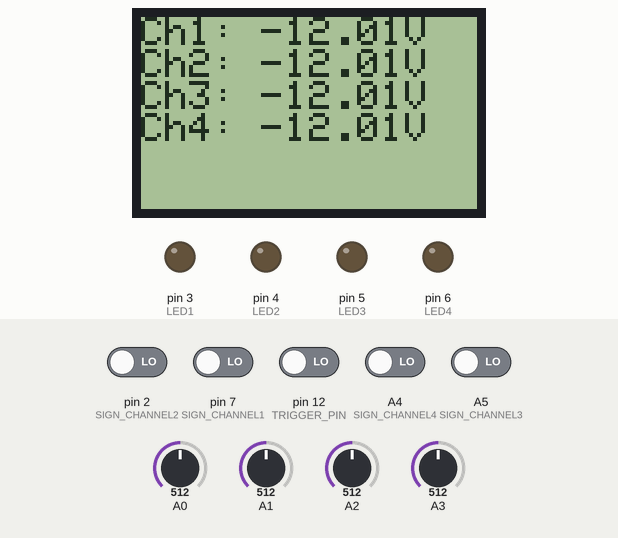
Recording of a sketch running on a simulated Arduino Uno, built with avr-gcc and run on an emulated ATmega328P. Parts: 84×48 one-colour display, output pins drawn as LEDs (lit = HIGH). The test bench sets the inputs (shaded band); at power-on: A4 (SIGN_CHANNEL4), A5 (SIGN_CHANNEL3), pin 2 (SIGN_CHANNEL2), pin 7 (SIGN_CHANNEL1), pin 12 (TRIGGER_PIN) LOW, A0 = 512, A1 = 512, A2 = 512, A3 = 512.

Above: at 1.2 s.
1.3 s: A0 set to 844
At 2.6 s:
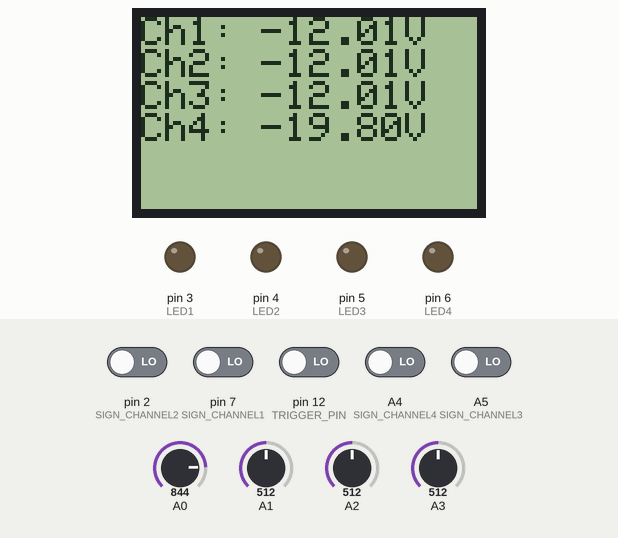
2.9 s: A0 set to 861
At 3.9 s:
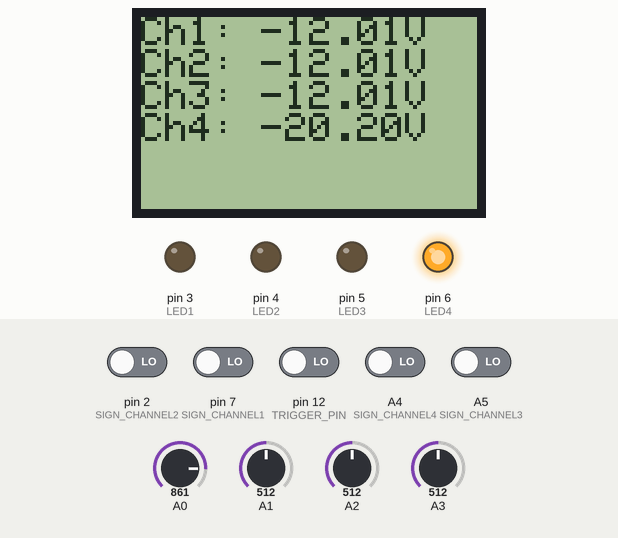
4.4 s: A1 set to 837
At 5.5 s:
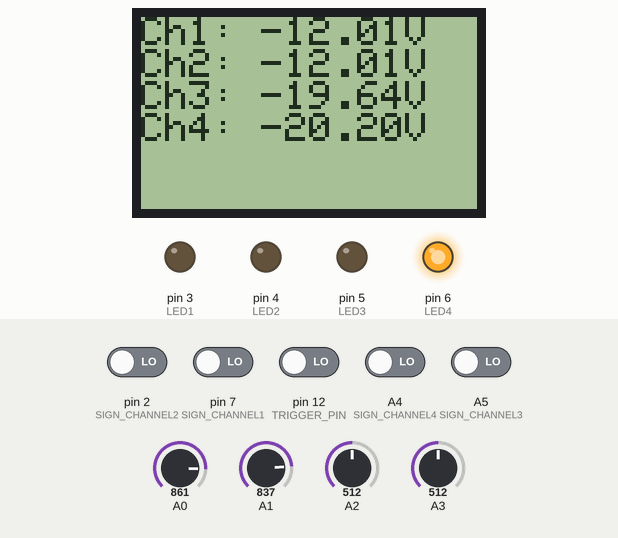
5.9 s: A1 set to 867
At 7.1 s:
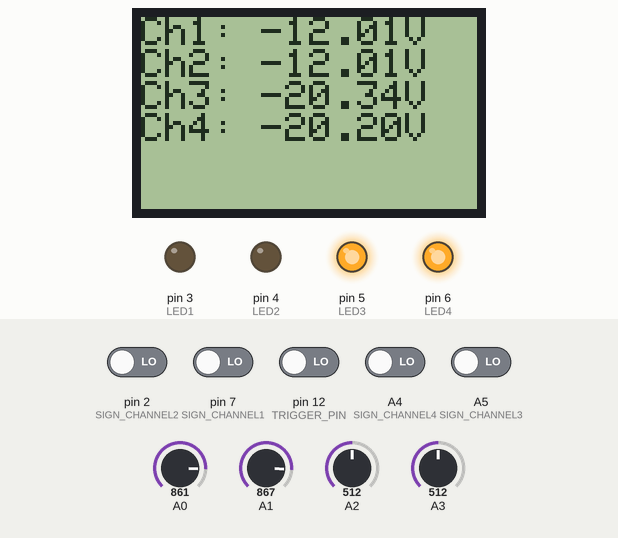
7.4 s: A2 set to 838
At 8.3 s:
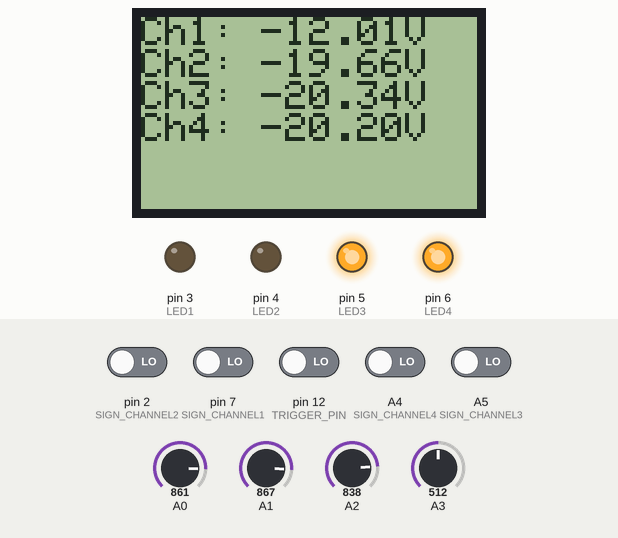
8.9 s: A2 set to 869
At 9.7 s:
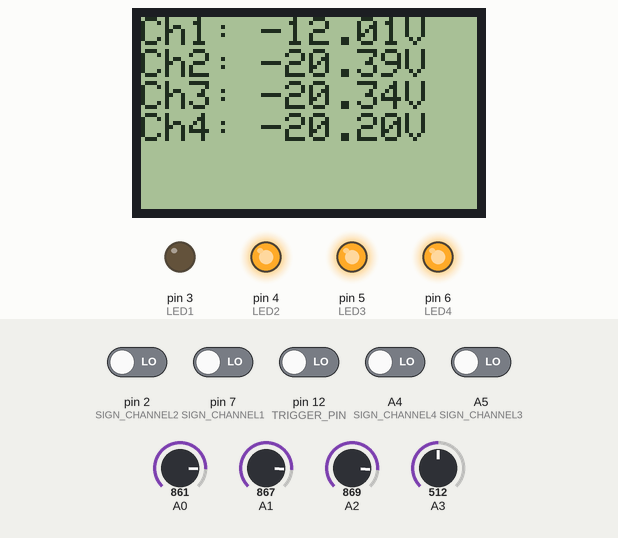
Timing chart, 0 to 11.4 s (numbered marks = the images above; inputs shaded):
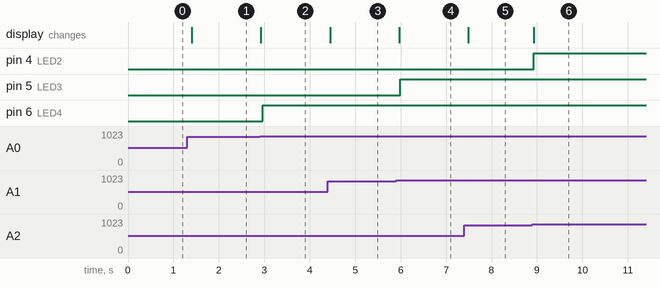

The sketch:

VoltimetroArduino.ino
```cpp
// (licence header left out)
#include <Adafruit_PCD8544.h>

#include <SPI.h>

// Conexiones del PCD8544
#define SCLK 13
#define DIN 11
#define DC 10
#define CS 9
#define RST 8

// Pines de verificación de signo
#define SIGN_CHANNEL1 7
#define SIGN_CHANNEL2 2
#define SIGN_CHANNEL3 A5
#define SIGN_CHANNEL4 A4

// Pines para LEDs de alarma y entradas analógicas
#define LED1 3
#define LED2 4
#define LED3 5
#define LED4 6
#define CHANNEL1 A3
#define CHANNEL2 A2
#define CHANNEL3 A1
#define CHANNEL4 A0

#define TRIGGER_PIN 12 // Pin de entrada a verificar (en este caso, pin 12)

Adafruit_PCD8544 display = Adafruit_PCD8544(SCLK, DIN, DC, CS, RST);

/**
 * @brief Configuración inicial del programa.
 *
 * En esta función, se inicia la comunicación serial, se configuran
 * los pines y se inicializa la pantalla PCB
 */
void setup() {

  Serial.begin(9600); // Inicializa la comunicación serial
  pinMode(RST, OUTPUT);
  pinMode(CS, OUTPUT);
  pinMode(DC, OUTPUT);
  pinMode(DIN, OUTPUT);
  pinMode(SCLK, OUTPUT);


  pinMode(LED1, OUTPUT);
  pinMode(LED2, OUTPUT);
  pinMode(LED3, OUTPUT);
  pinMode(LED4, OUTPUT);

  pinMode(SIGN_CHANNEL1, INPUT);
  pinMode(SIGN_CHANNEL2, INPUT);
  pinMode(SIGN_CHANNEL3, INPUT);
  pinMode(SIGN_CHANNEL4, INPUT);

  // Inicializa la pantalla y configura el contraste
  display.begin();
  display.setContrast(50);
  display.clearDisplay();


}

/**
 * @brief Lee un voltaje de un canal analógico y ajusta el signo si es necesario.
 *
 * @param pin El pin analógico del cual se leerá el voltaje.
 * @param signPin El pin que indica el signo del voltaje (positivo o negativo).
 * @return El valor del voltaje leído ajustado según el signo.
 */

float readVoltage(int pin, int signPin) {
  // Lee el valor analógico y conviértelo a voltaje
  float voltage = analogRead(pin) * (5.0 / 1023.0);

  // Aplica la regla de tres para obtener el valor original
  // condiciones de diseño fueron consideradas a nivel analogico
  float originalValue = (voltage * 24)/5;

    // Verifica el pin de signo y ajusta el valor si es negativo
  if (digitalRead(signPin) == LOW) {  // Si es negativo
    originalValue *= -1;
  }

  return originalValue;
}

/**
 * @brief Función principal que se ejecuta bucle.
 *
 * Esta función realiza la medición de voltajes, activa las alarmas y muestra los resultados en la pantalla PCB.
 * También imprime los valores en el Monitor Serie si se activa el disparador externo en el pin 12.
 */
void loop() {
    float voltages[4];
    voltages[0] = readVoltage(CHANNEL1, SIGN_CHANNEL1);
    voltages[1] = readVoltage(CHANNEL2, SIGN_CHANNEL2);
    voltages[2] = readVoltage(CHANNEL3, SIGN_CHANNEL3);
    voltages[3] = readVoltage(CHANNEL4, SIGN_CHANNEL4);

    // Verifica los voltajes y enciende los LEDs de alarma si es necesario
    for (int i = 0; i < 4; i++) {
      if (voltages[i] < -20 || voltages[i] > 20) {
        digitalWrite(LED1 + i, HIGH); // Enciende el LED de alarma
      } else {
        digitalWrite(LED1 + i, LOW); // Apaga el LED de alarma
      }
      displayVoltages(voltages); // Muestra los voltajes en la pantalla
    }


    if (digitalRead(TRIGGER_PIN) == HIGH) {
    // Impresión de los valores en el Monitor Serie solo cuando el pin 12 está en alto
    for (int i = 0; i < 4; i++) {
      Serial.print("Ch");
      Serial.print(i + 1);
      Serial.print(": ");
      Serial.print(voltages[i]);
      Serial.println("V");
    }
  } else {

  }

  delay(1); // Espera un segundo antes de volver a verificar
}

/**
 * @brief Muestra los valores de voltaje en la pantalla PCB.
 *
 * @param voltages Un arreglo con los valores de voltaje a mostrar.
 */
void displayVoltages(float voltages[4]) {
  display.clearDisplay();
  for (int i = 0; i < 4; i++) {
    display.setCursor(0, i * 8);
    display.print("Ch");
    display.print(i + 1);
    display.print(": ");
    display.print(voltages[i]);
    display.print("V");

  }
  display.display();
  delay(1);
  display.clearDisplay();

}
```

Measured:
- the behaviour switches between 852 and 853 on A0 (found by bisection; images 1 and 2)
- the behaviour switches between 852 and 853 on A1 (found by bisection; images 3 and 4)
- the behaviour switches between 852 and 853 on A2 (found by bisection; images 5 and 6)
- after the input at 1.3 s, the display: changes after 0.10 s (image 1)
- after the input at 2.9 s, pin 6 (LED4): LOW → HIGH after 0.07 s; the display: changes at once (image 2)
- after the input at 4.4 s, the display: changes after 0.05 s (image 3)
- after the input at 5.9 s, pin 5 (LED3): LOW → HIGH after 0.09 s; the display: changes after 0.07 s (image 4)
- after the input at 7.4 s, the display: changes after 0.09 s (image 5)
- after the input at 8.9 s, pin 4 (LED2): LOW → HIGH at once; the display: changes at once (image 6)
